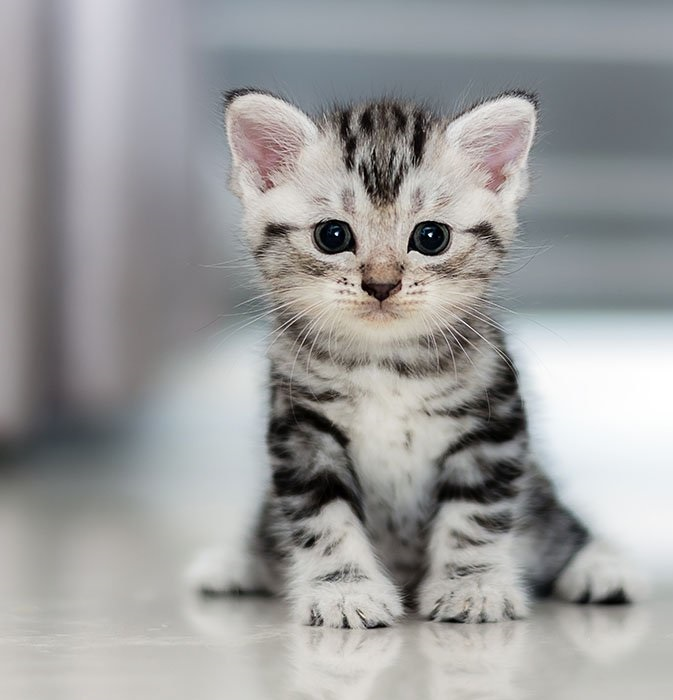
#> input picture 2.jpg, 673 x 700 px
$ jupyter execute 'Basic image operations.ipynb'
#> lines starting #> are read from the running program, lines starting #| are printed output that depends on the picture; after the words box and inside, x2 and y2 are one past the last pixel; in counts of white or black regions, pixels touching at a corner belong together
[cell 1]
import cv2
import numpy as np
import matplotlib.pyplot as plt

[cell 2]
def show_image(image, title="Image"):
    """Display an image with cv2

    Args:
        image (ndarray): An imag to show
        title (str): A window title.
    """
    cv2.imshow(title, image)
    cv2.waitKey(0)
    cv2.destroyAllWindows()

# Transform image

[cell 3]
def transform(target, matrix):
    """Transform target image with transform matrix

    Args:
        target (ndarray): image to transform
        matrix (list, ndarray): Either list of 6 floats or a numpy array of shape 2,3 - transform matrix
    """
    error = ValueError("Error: matrix must be a list of 6 elements or ndarraray of shape (2,3)")
    if type(matrix) is list:
        if len(matrix) != 6:
            raise error
        matrix = np.array(matrix).reshape(2,3)
    elif not (hasattr(matrix, 'shape') and matrix.shape == (2,3)):
        raise error
    return cv2.warpAffine(target, matrix, target.shape[:2][::-1])

# Cut the pice of image

[cell 4]
def cut_off(target, roi_corners):
    """Cut off a roi polygon from image

    Args:
        target (ndarray): target image
        roi_corners (list): list of polygon lists

    Returns:
        A numpy array with roi cropped to its bounding box and mask
    """

    mask = np.zeros(target.shape, dtype=np.uint8)
    channel_count = target.shape[2]
    ignore_mask_color = (255,)*channel_count
    roi_corners = np.array([roi_corners], dtype=np.int32)

    _ = cv2.fillPoly(mask, roi_corners, ignore_mask_color)
    masked_image = cv2.bitwise_and(target, mask)
    x,y,w,h = cv2.boundingRect(mask[:,:,1])
    return masked_image[x:x+w,y:y+h,:], mask[x:x+w, y:y+h,1]

# Put the pice on top

[cell 5]
def paste_pice(target, pice, mask, pos):
    """Paste pice on top of the target picture with mask.

    Args:
        target (ndarray): target picture
        pice (ndarray): picture to paste
        mask (ndarray): picture mask
        pos (tuple): (x, y) position on target picture to put pice on
    """
    x,y = pos
    w,h = pice.shape[:2]
    mask_inv = cv2.bitwise_not(mask)
    roi = target[x:x+w, y:y+h]
    blacked = cv2.bitwise_and(roi, roi, mask = mask_inv)
    dst = cv2.add(blacked,pice)
    target[x:x+w, y:y+h] = dst

[cell 6]
target = cv2.imread('2.jpg', cv2.IMREAD_UNCHANGED)
#> target is the input picture: shape (700, 673, 3); mean B, G, R 155.8, 155.9, 155.8

[cell 7]
show_image(target)

[cell 8]
pice, mask = cut_off(target, [(100,100), (500,200), (400,400), (200, 500)])
#> in cut_off, `_ = cv2.fillPoly(mask, roi_corners, ignore_mask_color)`:
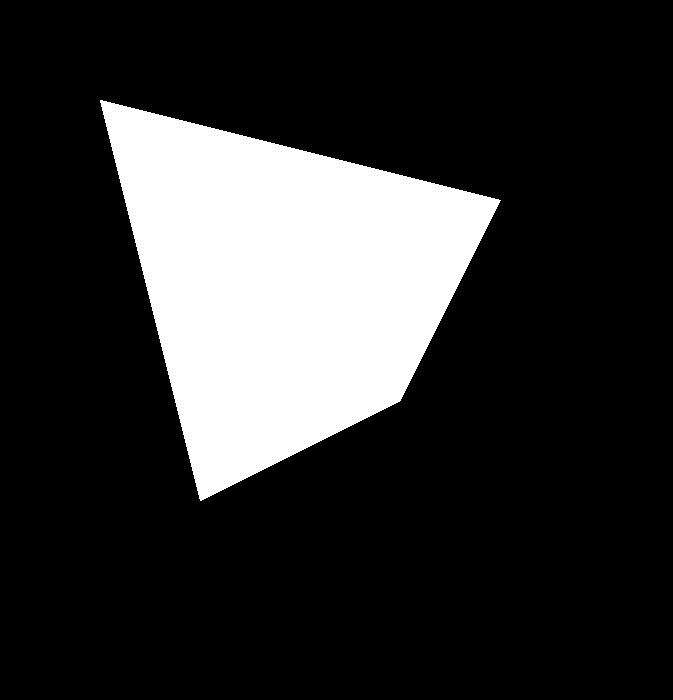
#> mask: shape (700, 673, 3); 19.3% white; 1 white region, box (x1, y1, x2, y2) and area: (100, 100, 501, 501) 90701
#> in cut_off, `masked_image = cv2.bitwise_and(target, mask)`:
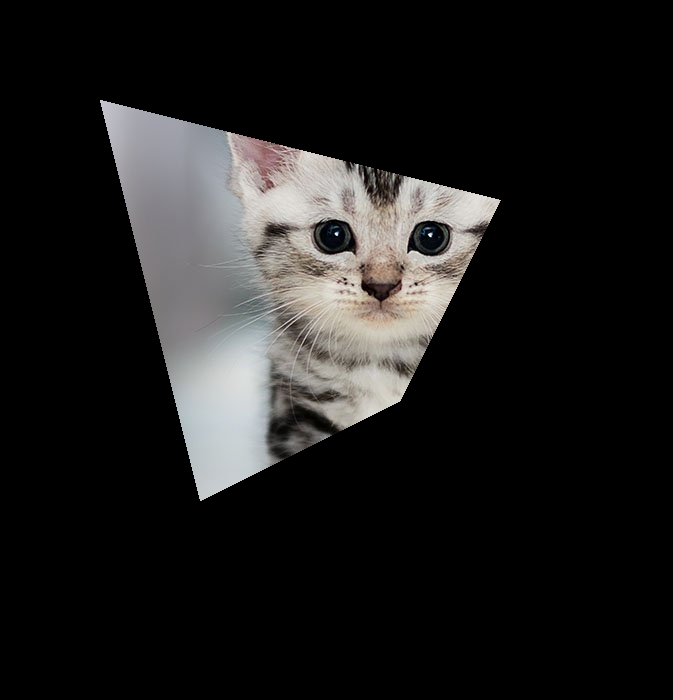
#> masked_image: shape (700, 673, 3); mean B, G, R 28.9, 29.5, 30.1
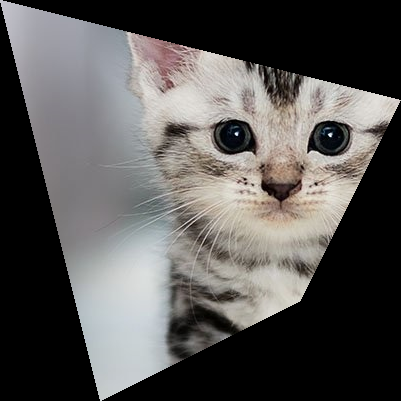
#> pice: shape (401, 401, 3); mean B, G, R 84.8, 86.3, 88.3
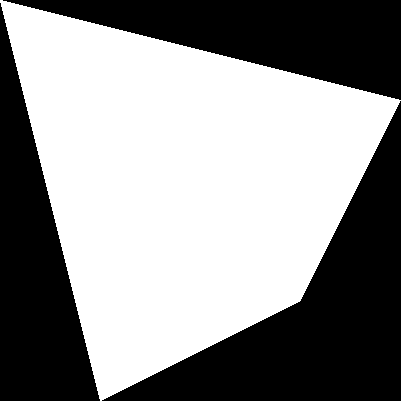
#> mask: shape (401, 401); 56.4% white; 3 black regions, box (x1, y1, x2, y2) and area: (102, 101, 401, 401) 30100, (3, 0, 401, 100) 20000, (0, 3, 100, 401) 20000

[cell 9]
show_image(pice)

[cell 10]
t = target.copy()

[cell 11]
paste_pice(t, pice, mask, (50,250))
#> in paste_pice, `roi = target[x:x+w, y:y+h]`:
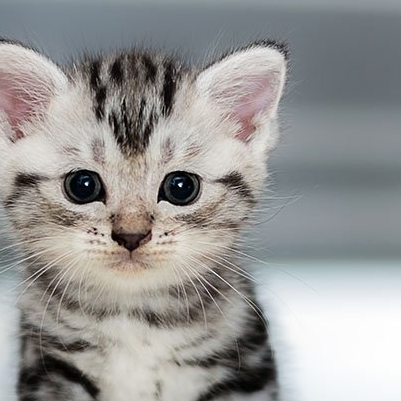
#> roi: shape (401, 401, 3); mean B, G, R 149.4, 150.9, 151.5
#> in paste_pice, `blacked = cv2.bitwise_and(roi, roi, mask = mask_inv)`:
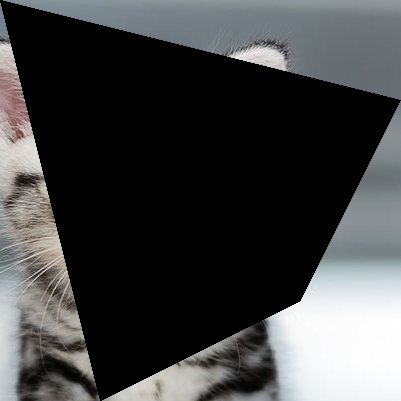
#> blacked: shape (401, 401, 3); mean B, G, R 67, 66.6, 65.6
#> in paste_pice, `dst = cv2.add(blacked,pice)`:
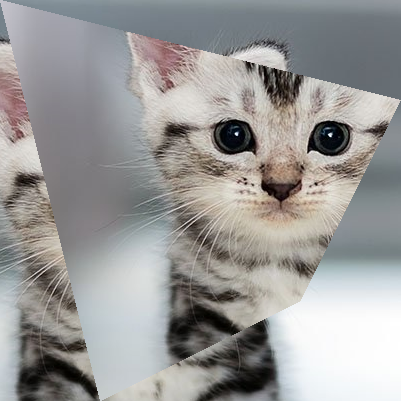
#> dst: shape (401, 401, 3); mean B, G, R 151.8, 152.9, 153.9
#> in paste_pice, `target[x:x+w, y:y+h] = dst`:
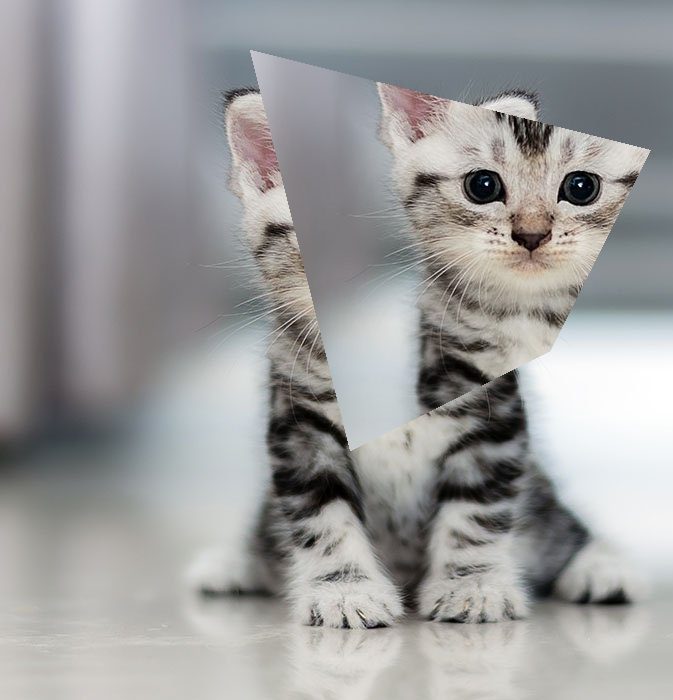
#> target: shape (700, 673, 3); mean B, G, R 156.6, 156.6, 156.6

[cell 12]
show_image(t)

$ run again, with 1.jpg copied over 2.jpg
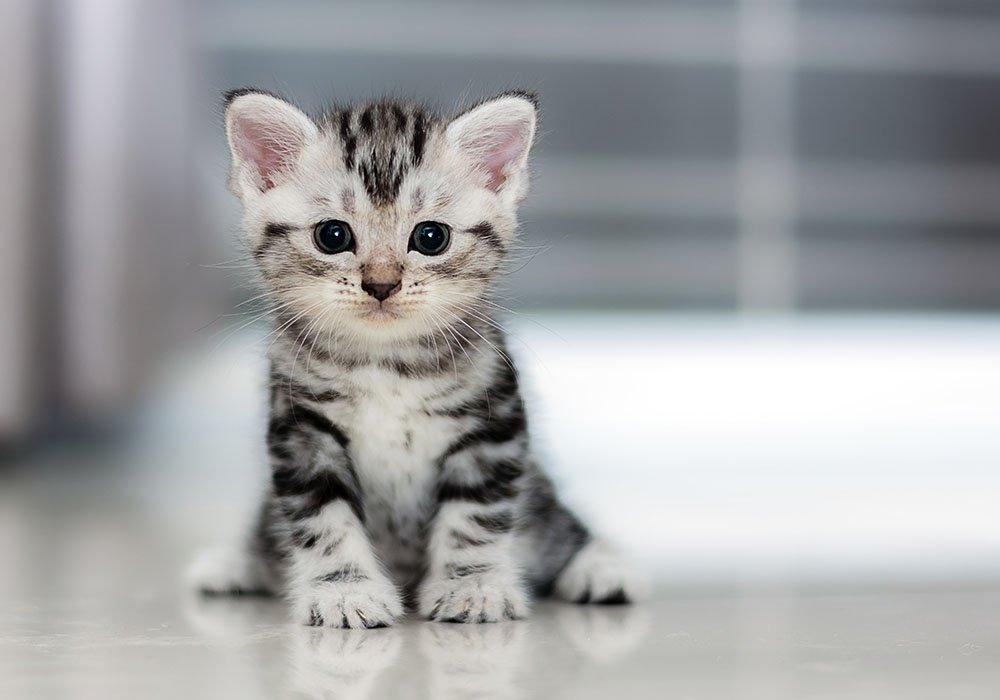
#> input picture 1.jpg, 1000 x 700 px
#> target is the input picture: shape (700, 1000, 3); mean B, G, R 164.4, 163.4, 162.1
#> in cut_off, `_ = cv2.fillPoly(mask, roi_corners, ignore_mask_color)`:
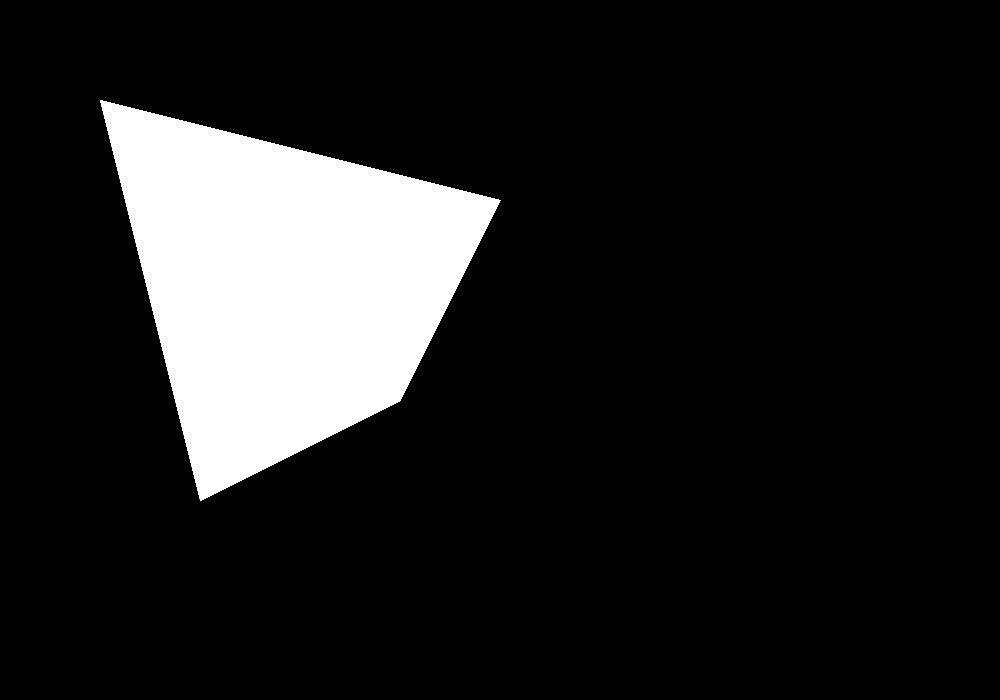
#> mask: shape (700, 1000, 3); 13% white; 1 white region, box (x1, y1, x2, y2) and area: (100, 100, 501, 501) 90701
#> mask_inv: shape (401, 401); 43.6% white; 3 white regions, box (x1, y1, x2, y2) and area: (102, 101, 401, 401) 30100, (3, 0, 401, 100) 20000, (0, 3, 100, 401) 20000
#> in paste_pice, `target[x:x+w, y:y+h] = dst`:
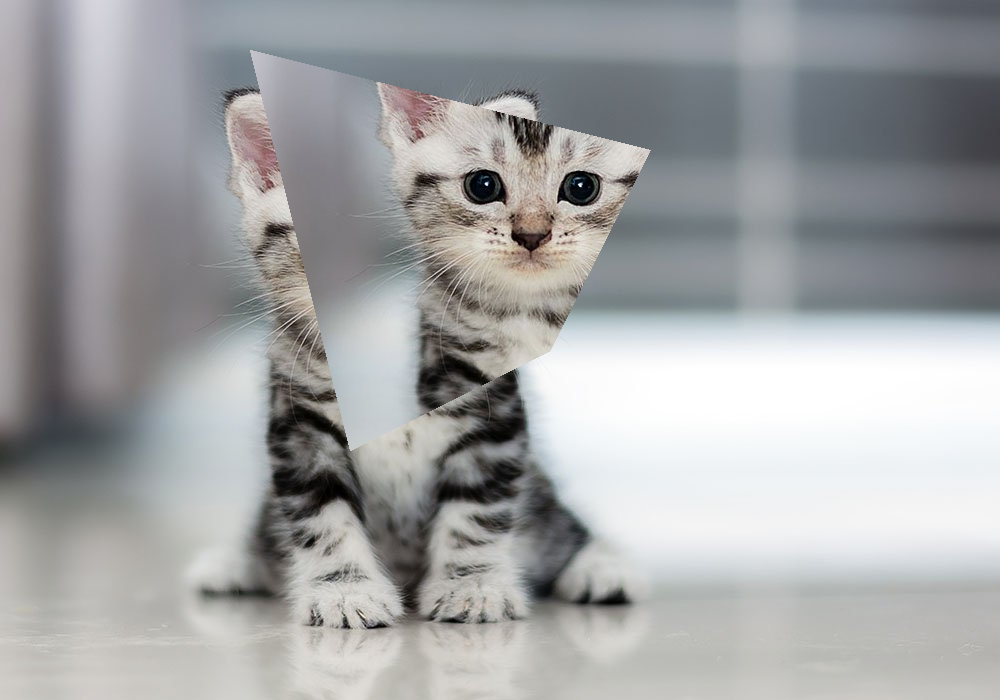
#> target: shape (700, 1000, 3); mean B, G, R 165, 163.8, 162.6

$ run again, with 1.png saved as 2.jpg
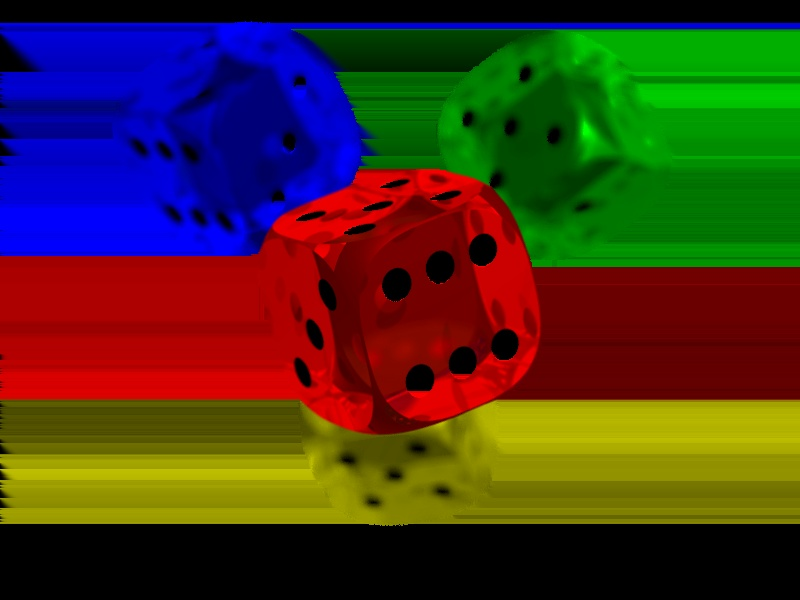
#> input picture 1.png, 800 x 600 px
#> target is the input picture: shape (600, 800, 3); mean B, G, R 31.1, 50.4, 66.6
#> in cut_off, `_ = cv2.fillPoly(mask, roi_corners, ignore_mask_color)`:
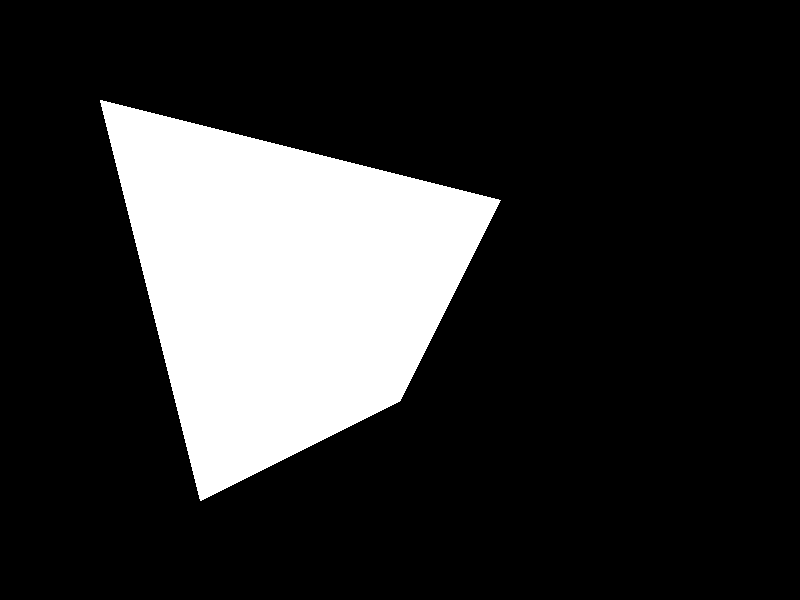
#> mask: shape (600, 800, 3); 18.9% white; 1 white region, box (x1, y1, x2, y2) and area: (100, 100, 501, 501) 90701
#> mask_inv: shape (401, 401); 43.6% white; 3 white regions, box (x1, y1, x2, y2) and area: (102, 101, 401, 401) 30100, (3, 0, 401, 100) 20000, (0, 3, 100, 401) 20000
#> in paste_pice, `target[x:x+w, y:y+h] = dst`:
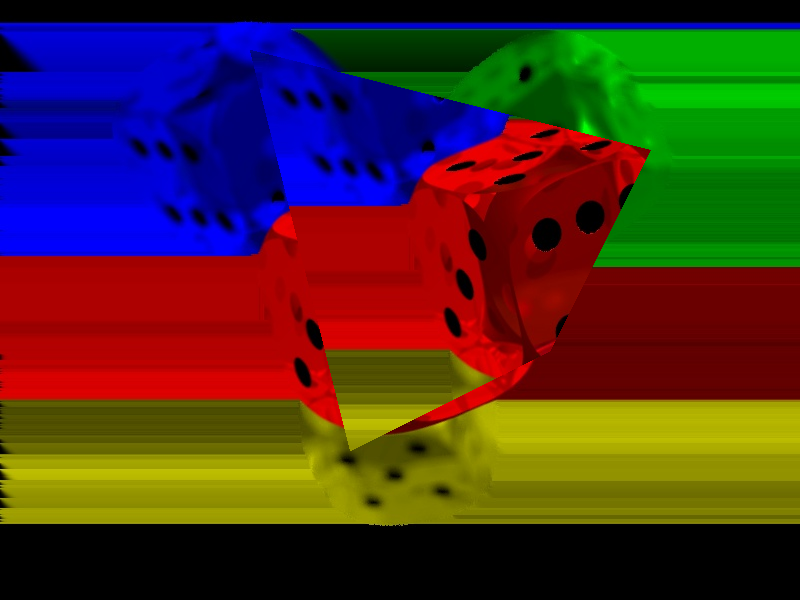
#> target: shape (600, 800, 3); mean B, G, R 35.3, 46.9, 72.1
